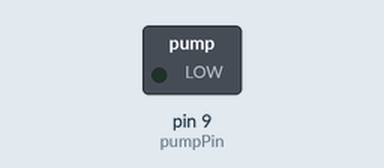
Recording of a sketch running on a simulated Arduino Uno, built with avr-gcc and run on an emulated ATmega328P. On the bench: switched loads named in the sketch (green lamp = pin HIGH).

Above: at 0.5 s.
At 3.0 s:
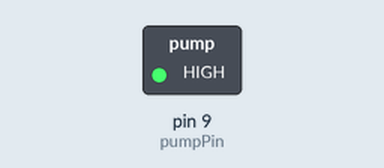
Timing chart, 0 to 6.5 s (numbered marks = the images above):
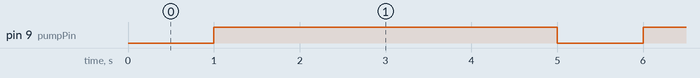

Measured:
- by itself, pin 9 (pumpPin): alternates HIGH for 4.0 s and LOW for 1.0 s

The sketch:

pump.ino
```cpp
const int pumpPin = 9;    //This is the number of the pin that the pump is connected to
int pumpState = LOW;      //Pump initial state
long previousMillis = 0;  //Will store the last time the pump was updated
long onInterval = 4000UL; // 3 seconds on, 1 second off
long offInterval = 1000UL;

void setup()
{
  pinMode(pumpPin, OUTPUT); // Set pump pin as output
}

void loop()
{
  long currentInterval = (pumpState == LOW) ? offInterval : onInterval;

  unsigned long currentMillis = millis();

  // rollover millis
  if ((unsigned long)(currentMillis - previousMillis) >= currentInterval)
  {
    previousMillis = currentMillis;
    if (pumpState == LOW)
      pumpState = HIGH;
    else
      pumpState = LOW;

    digitalWrite(pumpPin, pumpState);
  }
}
```
